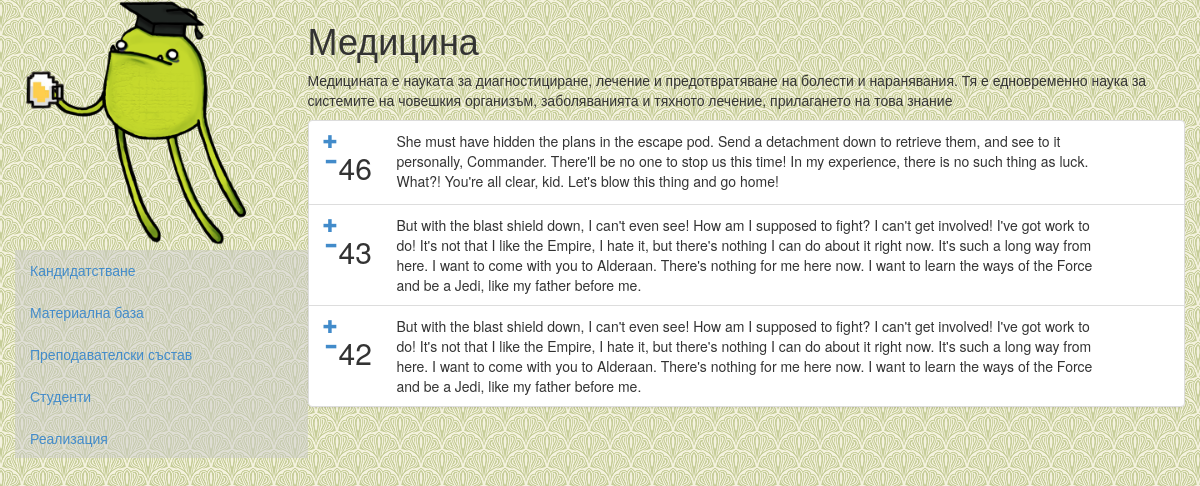
Before: /programme/2 with the older database file.
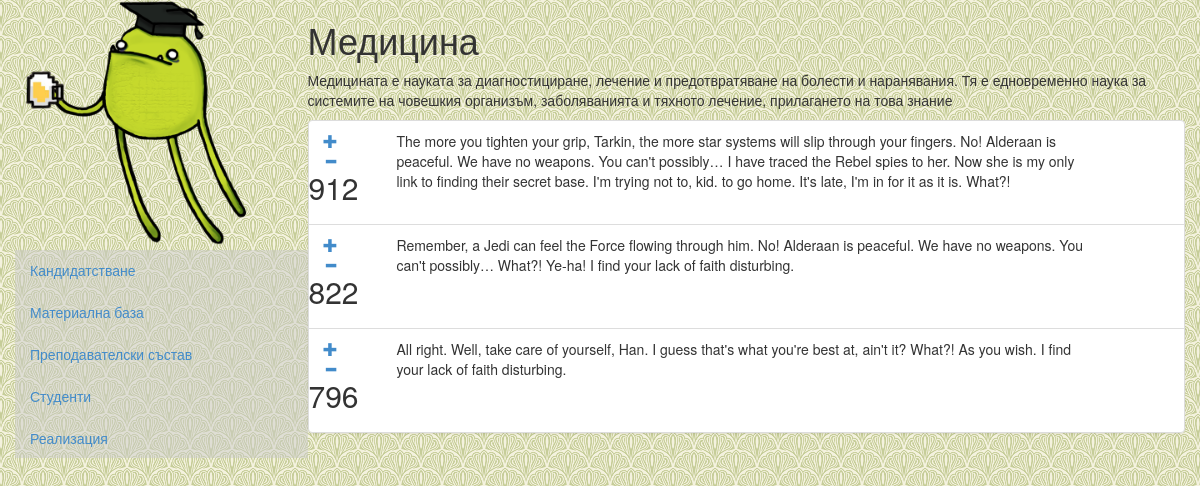
After: the same page with the newer database file.
### default/models.py (models this page shows, shortened)
class Post(models.Model):
    title = models.CharField(max_length=200)
    text = models.TextField()
    category = models.ForeignKey(PostCategory, related_name='posts')
    date = models.DateField(auto_now=True)
    vote = models.IntegerField()
    programme = models.ForeignKey(Programme, related_name='posts')

### default/views.py (the view)
# urls.py: url(r'^programme/(?P<programme_id>\d+)$', 'default.views.programme_view'),
def programme_view(request, programme_id):
    programme = models.Programme.objects.get(id=programme_id)
    most_voted_posts = [post for post in
                        programme.posts.all().order_by('-vote')[:3]]
    return render(request, 'default/programme.html', {
        'programme': programme,
        'most_voted_posts': most_voted_posts,
    })

### templates/default/programme.html (shortened to what this page needs)
{% extends "default/programme_base.html" %}
{% load staticfiles %}
{% block info %}
  <div class="row">
    <h1>{{ programme.name }}</h1>
    <p>{{ programme.description }}</p>
  </div>
  <div class="row">
    <ul class="list-group">
      {% for post in most_voted_posts %}
        <li class="list-group-item">
          <div class="row">
            <div class="col-xs-1">
              <div class="row">
                <div class="col-xs-3">
                  <a href="#" class="vote-link" data-db-id="{{ post.id }}" data-direction="up"><span class="glyphicon glyphicon-plus"></a>
                    <a href="#" class="vote-link" data-db-id="{{ post.id }}" data-direction="down"><span class="glyphicon glyphicon-minus"></a>
                </div>
                <h2 data-votes-id="{{ post.id }}">{{ post.vote }} </h2>
              </div>
            </div>
            <div class="col-xs-10">
              {{ post.text }}
            </div>
          </div>
        </li>
      {% endfor %}
    </ul>
  </div>
{% endblock %}

Changed rows visible on the page:
no longer on this page (row edited): Post: vote "46", text "She must have hidden the plans in the escape pod. Send a detachment down to retrieve them, and see to it personally, Commander. There'll be no one to stop us this time! In my experience, there is no such thing as luck. What?! You're all clear, kid. Let's blow this thing and go home!"
no longer on this page (row edited): Post: vote "43", text "But with the blast shield down, I can't even see! How am I supposed to fight? I can't get involved! I've got work to do! It's not that I like the Empire, I hate it, but there's nothing I can do about it right now. It's such a long way from here. I want to come with you to Alderaan. There's nothing for me here now. I want to learn the ways of the Force and be a Jedi, like my father before me."
no longer on this page (row edited): Post: vote "42", text "But with the blast shield down, I can't even see! How am I supposed to fight? I can't get involved! I've got work to do! It's not that I like the Empire, I hate it, but there's nothing I can do about it right now. It's such a long way from here. I want to come with you to Alderaan. There's nothing for me here now. I want to learn the ways of the Force and be a Jedi, like my father before me."
now on this page (row edited): Post: vote "912", text "The more you tighten your grip, Tarkin, the more star systems will slip through your fingers. No! Alderaan is peaceful. We have no weapons. You can't possibly… I have traced the Rebel spies to her. Now she is my only link to finding their secret base. I'm trying not to, kid. to go home. It's late, I'm in for it as it is. What?!"
now on this page (row edited): Post: vote "822", text "Remember, a Jedi can feel the Force flowing through him. No! Alderaan is peaceful. We have no weapons. You can't possibly… What?! Ye-ha! I find your lack of faith disturbing."
now on this page (row edited): Post: vote "796", text "All right. Well, take care of yourself, Han. I guess that's what you're best at, ain't it? What?! As you wish. I find your lack of faith disturbing."
